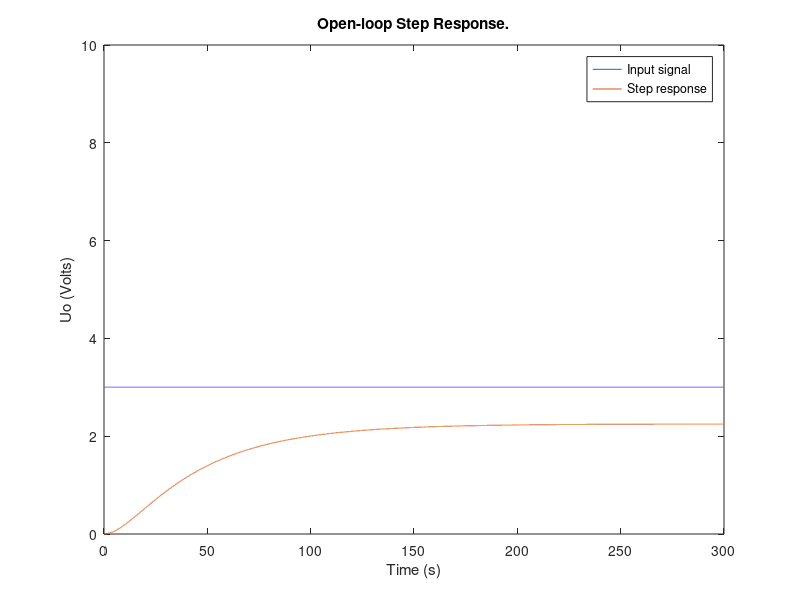
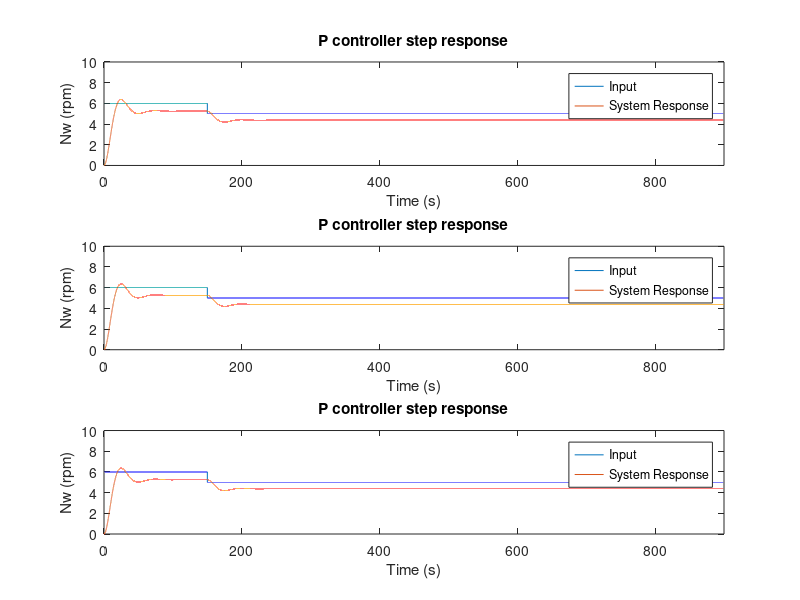

Write the MATLAB code that produced these figures, in order.
close all;
clear all;
pkg load control
clc

Ks = 0.75;
Tg = 50;
Tu = 5;

T1 = 10;
T2 = 40;

sys  = Ks * tf(1, [T1 1]) * tf(1, [T2 1])

%D1
figure('Name','Transfer function')
% [y,t] = step(sys);
t=0:0.01:300;
for k=1:length(t)
    if(t(k)<0)
        y(k) = 0;
    else
        y(k) = 3;
    end
end
plot(t, y);
hold on
st = lsim(sys,y,t);
plot(t, st);
title('Open-loop Step Response.');
ylabel('Uo (Volts)');
xlabel('Time (s)'); 
legend('Input signal', 'Step response')
axis([0 300 0 10])
hold off

%D2

%% ********* 20% overshoot ***********
fprintf('\n\t\t20 percent overshoot\n');
        %p controller
%///Parameters
Kp1 = (0.7*Tg)/(Ks*Tu);
%\\\
PID_controller = pidstd(Kp1);
tf(PID_controller)
m1 = feedback(PID_controller*sys,1)
%plots
% figure('name', '20% Overshoot')
% subplot(3,1,1),
% step(m1); 
% hold on;
% step(sys);
% title(['P controler (Kp = ' num2str(Kp1) ').']);
% legend('P_step','Sys');


        %pi controller
%///Parameters
Kp2 = (0.6*Tg)/(Ks*Tu);
Ti1 = Tg;
%\\\
PID_controller = pidstd(Kp2, Ti1);
tf(PID_controller)
m2 = feedback(PID_controller*sys,1)
%plots
% subplot(3,1,2),
% step(m2); 
% hold on; 
% step(sys);
% title(['PI controler (Kp = ' num2str(Kp2) ', Ki = ' num2str(Ti1) ').']);
% legend('PI_step','Sys');





        %pid controller
%///Parameters
Kp3 = (1.2*Tg)/(Ks*Tu);
Ti2 = 1.4*Tg;
Td = 0.47*Tu;
%\\\
PID_controller = pidstd(Kp3, Ti2, Td);
tf(PID_controller)
m3 = feedback(PID_controller*sys,1)
%plots
% subplot(3,1,3),
% step(m3); 
% hold on; 
% step(sys);
% title(['PID controler (Kp = ' num2str(Kp3) ', Ki = ' num2str(Ti2) ', Kd = ' num2str(Td) ').']);
% legend('PID_step','Sys');

%input
t1=0:0.01:900;
for k=1:length(t1)
    if(t1(k)<0)
        y1(k) = 5;
    elseif(t1(k)>=0 && t1(k)<=150)
        y1(k) = 6;
    else
        y1(k) = 5;
    end
end

% p response
figure('Name','Step response')
subplot(3,1,1),
plot(t1, y1)
axis([0 900 0 10])
hold on
resp = lsim(m1,y1,t1);
plot(t1, resp) 
title('P controller step response')
legend('Input', 'System Response')
xlabel('Time (s)'); 
ylabel('Nw (rpm)'); 
e = resp - (y1.');

% pi response
subplot(3,1,2),
plot(t1, y1)
axis([0 900 0 10])
hold on
resp = lsim(m1,y1,t1);
plot(t1, resp) 
title('P controller step response')
legend('Input', 'System Response')
xlabel('Time (s)'); 
ylabel('Nw (rpm)'); 
e = resp - (y1.');

% pid response
subplot(3,1,3),
plot(t1, y1)
axis([0 900 0 10])
hold on
resp = lsim(m1,y1,t1);
plot(t1, resp) 
title('P controller step response')
legend('Input', 'System Response')
xlabel('Time (s)'); 
ylabel('Nw (rpm)'); 
e = resp - (y1.');
